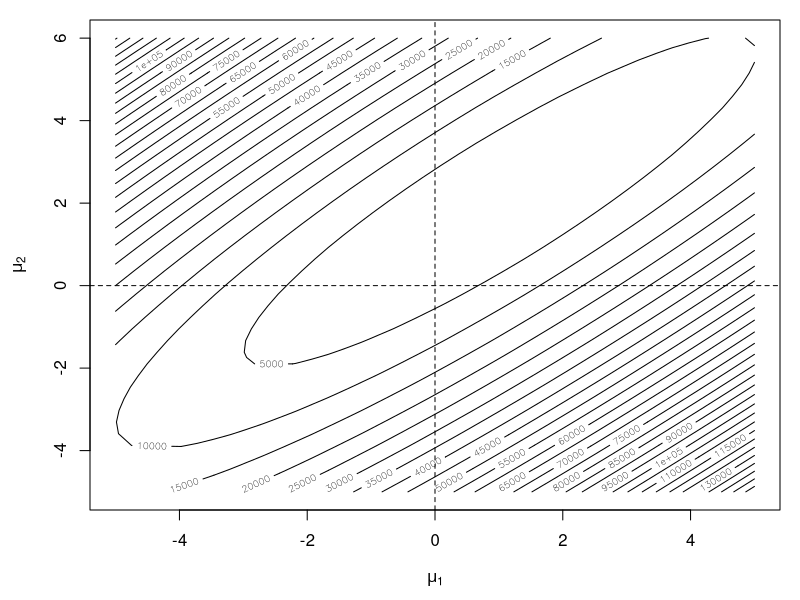
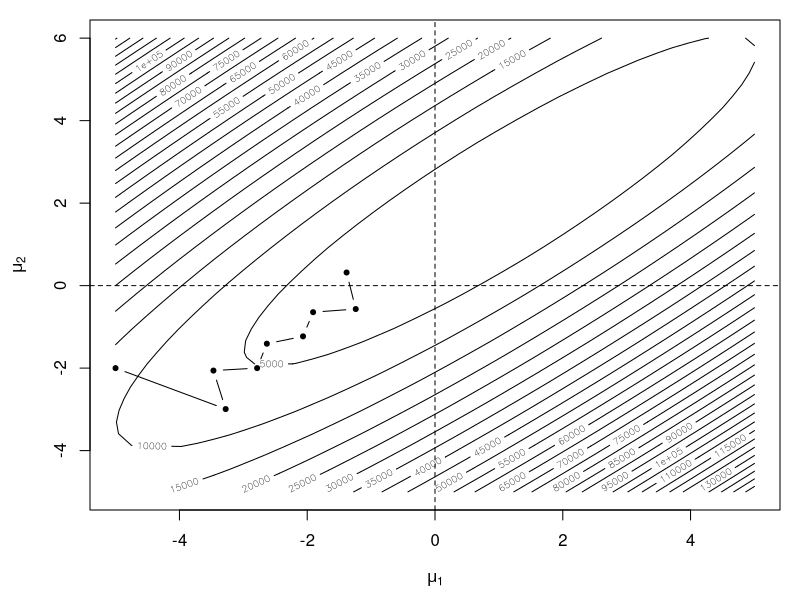

Reproduce these figures in R, in order.
## ---- chunk 1
set.seed(2017-08-10)
mu <- c(1, 2)
S <- rbind(c(1, .9), c(.9, 1))
x <- MASS::mvrnorm(500, mu, S)
nloglike <- function(mu1, mu2) {
        dmv <- mvtnorm::dmvnorm(x, c(mu1, mu2), S, log = TRUE)
        -sum(dmv)
}
nloglike <- Vectorize(nloglike, c("mu1", "mu2"))
nx <- 40
ny <- 40
xg <- seq(-5, 5, len = nx)
yg <- seq(-5, 6, len = ny)
g <- expand.grid(xg, yg)
nLL <- nloglike(g[, 1], g[, 2])
z <- matrix(nLL, nx, ny)
par(mar = c(4.5, 4.5, 1, 1))
contour(xg, yg, z, nlevels = 40, xlab = expression(mu[1]), 
        ylab = expression(mu[2]))
abline(h = 0, v = 0, lty = 2)
## ---- chunk 2
library(dplyr, warn.conflicts = FALSE)
norm <- function(x) x / sqrt(sum(x^2))
Sinv <- solve(S)  ## I know I said not to do this!
step1 <- function(mu, alpha = 1) {
        D <- sweep(x, 2, mu, "-")
        score <- colSums(D) %>% norm
        mu + alpha * drop(Sinv %*% score)
}
steep <- function(mu, n = 10, ...) {
        results <- vector("list", length = n)
        for(i in seq_len(n)) {
                results[[i]] <- step1(mu, ...)
                mu <- results[[i]]
        }
        results
}
m <- do.call("rbind", steep(c(-5, -2), 8))
m <- rbind(c(-5, -2), m)

par(mar = c(4.5, 4.5, 1, 1))
contour(xg, yg, z, nlevels = 40, xlab = expression(mu[1]), 
        ylab = expression(mu[2]))
abline(h = 0, v = 0, lty = 2)
points(m, pch = 20, type = "b")
